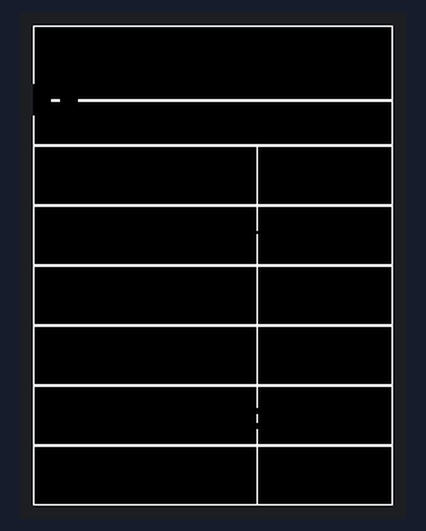
Bench run of a sketch on a simulated ESP8266 (NodeMCU). Shown: 240×320 colour display.

Above: at 0.3 s.

The sketch:

INPUT_DISPLAY.ino
```cpp
#include "DFRobot_GDL.h"

/*#if defined ARDUINO_SAM_ZERO
#define TFT_DC  7
#define TFT_CS  5
#define TFT_RST 6
#define TFT_BL  9
/*ESP32 and ESP8266*/
//#elif defined(ESP32) || defined(ESP8266)
#define TFT_DC  4
#define TFT_CS  5
#define TFT_RST 2
//define TFT_BL  D13
/* AVR series mainboard */
/*#else
#define TFT_DC  2
#define TFT_CS  3
#define TFT_RST 4
#define TFT_BL  5
#endif

/**
   @brief Constructor Constructor of hardware SPI communication
   @param dc Command/data line pin for SPI communication
   @param cs Chip select pin for SPI communication
   @param rst reset pin of the screen
*/

DFRobot_ST7789_240x320_HW_SPI screen(/*dc=*/TFT_DC,/*cs=*/TFT_CS,/*rst=*/TFT_RST);

/*
  User-selectable macro definition color
  COLOR_RGB565_BLACK   COLOR_RGB565_NAVY    COLOR_RGB565_DGREEN   COLOR_RGB565_DCYAN 
  COLOR_RGB565_MAROON  COLOR_RGB565_PURPLE  COLOR_RGB565_OLIVE    COLOR_RGB565_LGRAY
  COLOR_RGB565_DGRAY   COLOR_RGB565_BLUE    COLOR_RGB565_GREEN    COLOR_RGB565_CYAN  
  COLOR_RGB565_RED     COLOR_RGB565_MAGENTA COLOR_RGB565_YELLOW   COLOR_RGB565_ORANGE           
  COLOR_RGB565_WHITE
*/

void setup() {
  Serial.begin(9600);
  screen.begin();
  screen.fillScreen(COLOR_RGB565_BLACK);
}

void loop() {
  testRects(COLOR_RGB565_BLACK, COLOR_RGB565_WHITE);
  SelectMedicine();
  ConfirmationPrint();
}

void testRects(uint16_t color1, uint16_t color2) {
  screen.drawRect(/*x=*/0, /*y=*/0 ,   /*w=*/240, /*h=*/320, /*color=*/COLOR_RGB565_WHITE); //Main border

  screen.drawRect(/*x=*/0, /*y=*/0 ,   /*w=*/240, /*h=*/50,  /*color=*/COLOR_RGB565_WHITE); //Title border

  screen.drawRect(/*x=*/0, /*y=*/50 , /*w=*/240, /*h=*/30,  /*color=*/COLOR_RGB565_WHITE); //Subtitle border

  screen.drawRect(/*x=*/0, /*y=*/80 , /*w=*/150, /*h=*/40,  /*color=*/COLOR_RGB565_WHITE);
  screen.drawRect(/*x=*/0, /*y=*/80 , /*w=*/240, /*h=*/40,  /*color=*/COLOR_RGB565_WHITE); //Nitrogen border

  screen.drawRect(/*x=*/0, /*y=*/120 , /*w=*/150, /*h=*/40,  /*color=*/COLOR_RGB565_WHITE);
  screen.drawRect(/*x=*/0, /*y=*/120 , /*w=*/240, /*h=*/40,  /*color=*/COLOR_RGB565_WHITE); //Phosphorus border

  screen.drawRect(/*x=*/0, /*y=*/160 , /*w=*/150, /*h=*/40,  /*color=*/COLOR_RGB565_WHITE);
  screen.drawRect(/*x=*/0, /*y=*/160 , /*w=*/240, /*h=*/40,  /*color=*/COLOR_RGB565_WHITE); //Potassium border

  screen.drawRect(/*x=*/0, /*y=*/200 , /*w=*/150, /*h=*/40,  /*color=*/COLOR_RGB565_WHITE);
  screen.drawRect(/*x=*/0, /*y=*/200 , /*w=*/240, /*h=*/40,  /*color=*/COLOR_RGB565_WHITE); //pH border

  screen.drawRect(/*x=*/0, /*y=*/240 , /*w=*/150, /*h=*/40,  /*color=*/COLOR_RGB565_WHITE);
  screen.drawRect(/*x=*/0, /*y=*/240 , /*w=*/240, /*h=*/40,  /*color=*/COLOR_RGB565_WHITE); //Moist border

  screen.drawRect(/*x=*/0, /*y=*/280 , /*w=*/150, /*h=*/40,  /*color=*/COLOR_RGB565_WHITE);
  screen.drawRect(/*x=*/0, /*y=*/280 , /*w=*/240, /*h=*/40,  /*color=*/COLOR_RGB565_WHITE); //Temp border

}

void SelectMedicine() {
  //  Title
  screen.setTextSize(3);
  screen.setTextColor(COLOR_RGB565_BLACK);
  screen.setCursor(40, 15); //(x,y)
  screen.print("PILL");

  screen.setTextColor(COLOR_RGB565_BLACK);
  screen.setCursor(110, 15); //(x,y)
  screen.print("DISPENSER");

  screen.setTextColor(COLOR_RGB565_BLACK);
  screen.setTextSize(2);
  screen.setCursor(10, 60); //(x,y)
  screen.print("Select Medicine");


  screen.setTextColor(COLOR_RGB565_BLACK);

  screen.setCursor(5, 95); //(x,y)
  screen.print("Paracetamol");

  screen.setCursor(5, 135); //(x,y)
  screen.print("Hedax");

  screen.setCursor(5, 175); //(x,y)
  screen.print("Ibuprofen");

  screen.setCursor(5, 215); //(x,y)
  screen.print("Acepar");

  screen.setCursor(5, 255); //(x,y)
  screen.print("Paracetamol Xtra");

  screen.setCursor(5, 295); //(x,y)
  screen.print("Amoxicillin");
}

void ConfirmationPrint() {

  screen.setCursor(5, 135); //(x,y)
  screen.print("ARE YOU SURE?");

  screen.setCursor(5, 175); //(x,y)
  screen.print("yes");

  screen.setCursor(10, 175); //(x,y)
  screen.print("No");


}
```
